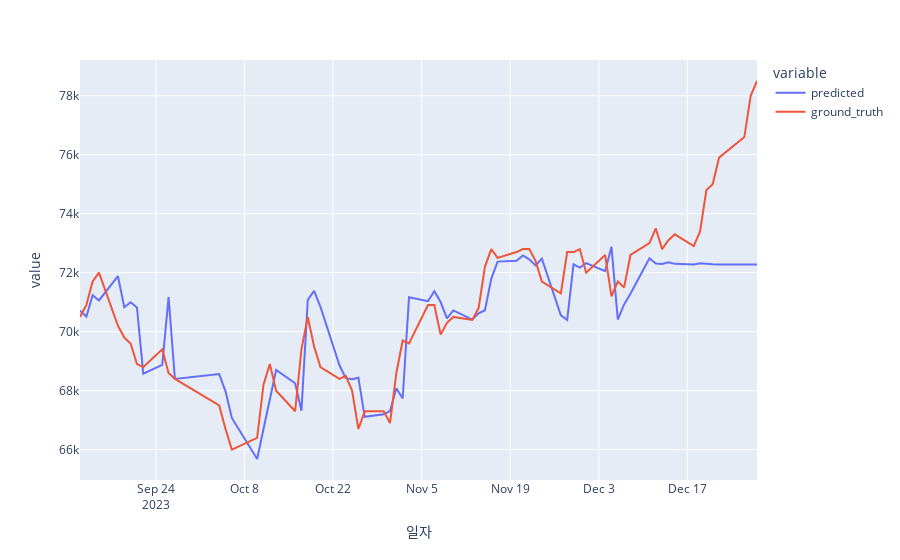

Notebook code cell kept with this figure:
### Code cell
px.line(
    results,
    x = results.index,
    y = ['predicted', 'ground_truth']
)
